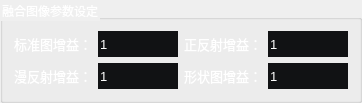
           <widget class="QGroupBox" name="groupBox_14">
            <property name="styleSheet">
             <string notr="true">color: rgb(255, 255, 255);</string>
            </property>
            <property name="title">
             <string>融合图像参数设定</string>
            </property>
            <layout class="QGridLayout" name="gridLayout_7">
             <item row="0" column="0">
              <layout class="QHBoxLayout" name="horizontalLayout_120">
               <item>
                <widget class="QLabel" name="label_121">
                 <property name="sizePolicy">
                  <sizepolicy hsizetype="Fixed" vsizetype="Preferred">
                   <horstretch>0</horstretch>
                   <verstretch>0</verstretch>
                  </sizepolicy>
                 </property>
                 <property name="minimumSize">
                  <size>
                   <width>30</width>
                   <height>0</height>
                  </size>
                 </property>
                 <property name="font">
                  <font>
                   <pointsize>10</pointsize>
                  </font>
                 </property>
                 <property name="styleSheet">
                  <string notr="true">color: rgb(255, 255, 255);</string>
                 </property>
                 <property name="text">
                  <string>标准图增益：</string>
                 </property>
                </widget>
               </item>
               <item>
                <widget class="QLineEdit" name="insInterface_10">
                 <property name="minimumSize">
                  <size>
                   <width>0</width>
                   <height>26</height>
                  </size>
                 </property>
                 <property name="maximumSize">
                  <size>
                   <width>80</width>
                   <height>16777215</height>
                  </size>
                 </property>
                 <property name="font">
                  <font>
                   <pointsize>10</pointsize>
                  </font>
                 </property>
                 <property name="styleSheet">
                  <string notr="true">background-color: rgb(17, 18, 20);
border:none;</string>
                 </property>
                 <property name="text">
                  <string>1</string>
                 </property>
                </widget>
               </item>
              </layout>
             </item>
             <item row="0" column="1">
              <layout class="QHBoxLayout" name="horizontalLayout_122">
               <item>
                <widget class="QLabel" name="label_125">
                 <property name="sizePolicy">
                  <sizepolicy hsizetype="Fixed" vsizetype="Preferred">
                   <horstretch>0</horstretch>
                   <verstretch>0</verstretch>
                  </sizepolicy>
                 </property>
                 <property name="minimumSize">
                  <size>
                   <width>30</width>
                   <height>0</height>
                  </size>
                 </property>
                 <property name="font">
                  <font>
                   <pointsize>10</pointsize>
                  </font>
                 </property>
                 <property name="styleSheet">
                  <string notr="true">color: rgb(255, 255, 255);</string>
                 </property>
                 <property name="text">
                  <string>正反射增益：</string>
                 </property>
                </widget>
               </item>
               <item>
                <widget class="QLineEdit" name="insInterface_12">
                 <property name="minimumSize">
                  <size>
                   <width>0</width>
                   <height>26</height>
                  </size>
                 </property>
                 <property name="maximumSize">
                  <size>
                   <width>80</width>
                   <height>16777215</height>
                  </size>
                 </property>
                 <property name="font">
                  <font>
                   <pointsize>10</pointsize>
                  </font>
                 </property>
                 <property name="styleSheet">
                  <string notr="true">background-color: rgb(17, 18, 20);
border:none;</string>
                 </property>
                 <property name="text">
                  <string>1</string>
                 </property>
                </widget>
               </item>
              </layout>
             </item>
             <item row="1" column="0">
              <layout class="QHBoxLayout" name="horizontalLayout_121">
               <item>
                <widget class="QLabel" name="label_122">
                 <property name="sizePolicy">
                  <sizepolicy hsizetype="Fixed" vsizetype="Preferred">
                   <horstretch>0</horstretch>
                   <verstretch>0</verstretch>
                  </sizepolicy>
                 </property>
                 <property name="minimumSize">
                  <size>
                   <width>30</width>
                   <height>0</height>
                  </size>
                 </property>
                 <property name="font">
                  <font>
                   <pointsize>10</pointsize>
                  </font>
                 </property>
                 <property name="styleSheet">
                  <string notr="true">color: rgb(255, 255, 255);</string>
                 </property>
                 <property name="text">
                  <string>漫反射增益：</string>
                 </property>
                </widget>
               </item>
               <item>
                <widget class="QLineEdit" name="insInterface_11">
                 <property name="minimumSize">
                  <size>
                   <width>0</width>
                   <height>26</height>
                  </size>
                 </property>
                 <property name="maximumSize">
                  <size>
                   <width>80</width>
                   <height>16777215</height>
                  </size>
                 </property>
                 <property name="font">
                  <font>
                   <pointsize>10</pointsize>
                  </font>
                 </property>
                 <property name="styleSheet">
                  <string notr="true">background-color: rgb(17, 18, 20);
border:none;</string>
                 </property>
                 <property name="text">
                  <string>1</string>
                 </property>
                </widget>
               </item>
              </layout>
             </item>
             <item row="1" column="1">
              <layout class="QHBoxLayout" name="horizontalLayout_123">
               <item>
                <widget class="QLabel" name="label_126">
                 <property name="sizePolicy">
                  <sizepolicy hsizetype="Fixed" vsizetype="Preferred">
                   <horstretch>0</horstretch>
                   <verstretch>0</verstretch>
                  </sizepolicy>
                 </property>
                 <property name="minimumSize">
                  <size>
                   <width>30</width>
                   <height>0</height>
                  </size>
                 </property>
                 <property name="font">
                  <font>
                   <pointsize>10</pointsize>
                  </font>
                 </property>
                 <property name="styleSheet">
                  <string notr="true">color: rgb(255, 255, 255);</string>
                 </property>
                 <property name="text">
                  <string>形状图增益：</string>
                 </property>
                </widget>
               </item>
               <item>
                <widget class="QLineEdit" name="insInterface_13">
                 <property name="minimumSize">
                  <size>
                   <width>0</width>
                   <height>26</height>
                  </size>
                 </property>
                 <property name="maximumSize">
                  <size>
                   <width>80</width>
                   <height>16777215</height>
                  </size>
                 </property>
                 <property name="font">
                  <font>
                   <pointsize>10</pointsize>
                  </font>
                 </property>
                 <property name="styleSheet">
                  <string notr="true">background-color: rgb(17, 18, 20);
border:none;</string>
                 </property>
                 <property name="text">
                  <string>1</string>
                 </property>
                </widget>
               </item>
              </layout>
             </item>
            </layout>
           </widget>
